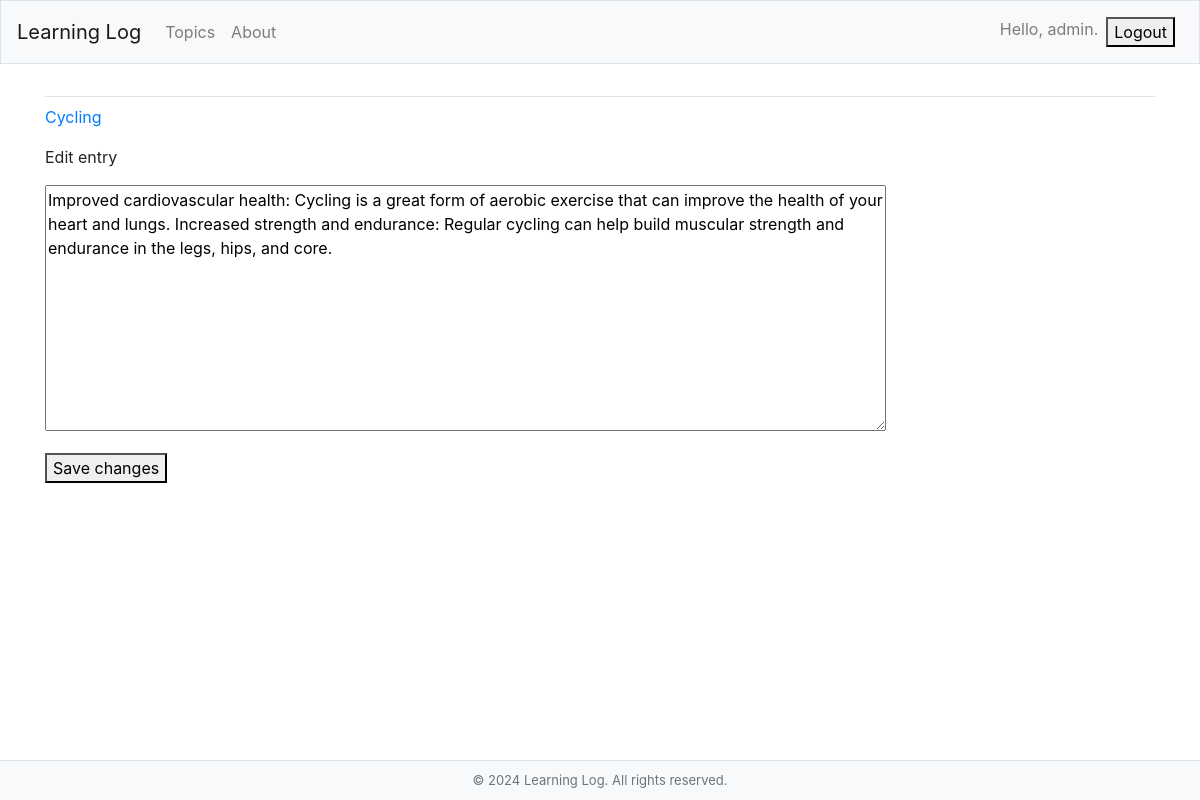
The app's page /edit_entry/3/ (signed in) with its own data.
### learning_logs/models.py (models this page shows)
class Topic(models.Model):
    text = models.CharField(max_length=200)
    date_added = models.DateTimeField(auto_now_add=True)
    owner = models.ForeignKey(User, on_delete=models.CASCADE)
    def __str__(self):
        return self.text

class Entry(models.Model):
    topic = models.ForeignKey(Topic, on_delete=models.CASCADE)
    text = models.TextField()
    date_added = models.DateTimeField(auto_now_add=True)

### learning_logs/views.py (the view)
# urls.py: path('edit_entry/<int:entry_id>/', views.edit_entry, name='edit_entry'),
@login_required
def edit_entry(request, entry_id):
    entry = Entry.objects.get(id=entry_id)
    topic = entry.topic
    if topic.owner != request.user:
        raise Http404
    if request.method != 'POST':
        form = EntryForm(instance=entry)
    else:
        form = EntryForm(instance=entry, data=request.POST)
        if form.is_valid():
            form.save()
            return redirect('learning_logs:topic', topic_id=topic.id)
    context = {'entry': entry, 'topic': topic, 'form': form}
    return render(request, 'learning_logs/edit_entry.html', context)

### learning_logs/forms.py
class EntryForm(forms.ModelForm):
    class Meta:
        model = Entry
        fields = ['text']
        labels = {'text': ''}
        widgets = {'text': forms.Textarea(attrs={'cols': 80})}

### learning_logs/templates/learning_logs/edit_entry.html (shortened to what this page needs)
{% extends "learning_logs/base.html" %}
{% block content %}
<p><a href="{% url 'learning_logs:topic' topic.id %}">{{ topic }}</a></p>
<p>Edit entry</p>
<form action="{% url 'learning_logs:edit_entry' entry.id %}" method='post'>
    {{ form.as_p }}
    <button name="submit">Save changes</button>
</form>
{% endblock content %}

### learning_logs/templates/learning_logs/base.html (shortened to what this page needs)
{% load bootstrap4 %}
<!doctype html>
<html lang="en">
<head>
  {% bootstrap_css %}
</head>
<body>
  <nav class="navbar navbar-expand-md navbar-light bg-light mb-4 border">
    <a class="navbar-brand" href="{% url 'learning_logs:index' %}">
        Learning Log</a>
    <div class="collapse navbar-collapse" id="navbarCollapse">
      <ul class="navbar-nav mr-auto">
        <li class="nav-item">
          <a class="nav-link" href="{% url 'learning_logs:topics' %}">
              Topics</a></li>
        <li class="nav-item">
          <a class="nav-link" href="{% url 'learning_logs:about' %}">About</a></li>
      </ul>
      <ul class="navbar-nav ml-auto">
        {% if user.is_authenticated %}
          <li class="nav-item">
            <span class="navbar-text">Hello, {{ user.username }}.</span>
          </li>
          <li class="nav-item">
            <form class="nav-link" action="{% url 'users:logout' %}" method="post">
              <button type="submit">Logout</button>
            </form>
          </li>
        {% else %}
          <li class="nav-item">
            <a class="nav-link" href="{% url 'users:register' %}">Create New Account</a>
          </li>
          <li class="nav-item">
            <a class="nav-link" href="{% url 'users:login' %}">Log in</a></li>
        {% endif %}
      </ul>
    </div>
  </nav>
  <main role="main" class="container">
    <div class="pb-2 mb-2 border-bottom">
    </div>
    <div>
      {% block content %}{% endblock content %}
    </div>
  </main>
  <footer class="footer">
    <span class="text-muted">&copy; 2024 Learning Log. All rights reserved.</span>
  </footer>
</body>
</html>

### learning_logs/templates/learning_logs/base.html (style rules this page uses)
body { display: flex; flex-direction: column; min-height: 100vh; }
main { flex: 1; }
.footer { background-color: #f8f9fa; text-align: center; padding: 10px; font-size: small; border-top: 1px solid #dee2e6; }

### records on screen
Topic: text "Cycling"
Entry: text "Improved cardiovascular health: Cycling is a great form of aerobic exercise that can improve the health of your heart and lungs. Increased strength and endurance: Regular cycling can help build muscular strength and endurance in the legs, hips, and core."

### other values on screen
{{ user.username }} "admin"
